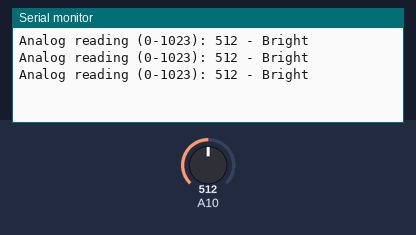
Bench run of a sketch on a simulated Arduino Mega 2560, built with avr-gcc and run on an emulated ATmega2560. Parts: the last lines printed to the serial monitor. The test bench sets the inputs (shaded band); at power-on: A10 = 512.

Above: at 1.3 s.
1.4 s: A10 set to 490
At 1.9 s:
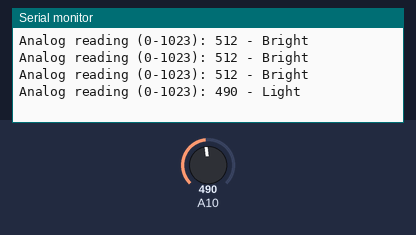
3.5 s: A10 set to 190
At 3.9 s:
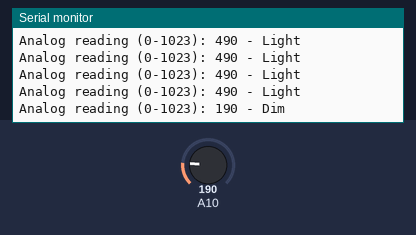
5.5 s: A10 set to 0
At 5.9 s:
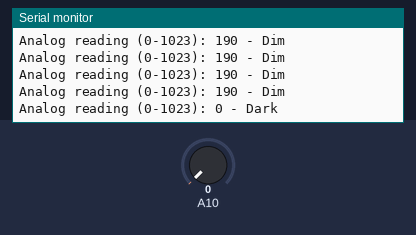
7.5 s: A10 set to 810
At 7.9 s:
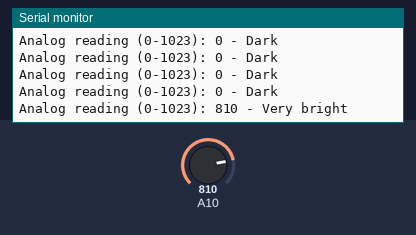

The sketch:

Light_sensor.ino
```cpp
void setup() {
  // Setup serial communication at baudrate 9600 for reading the light sensor
  Serial.begin(9600);
}

void loop() {
  int lightValue = analogRead(A10);  //D4

  // Print out the values to read in the Serial Monitor
  Serial.print("Analog reading (0-1023): ");
  Serial.print(lightValue);

  // Use the value to determine how dark it is
  // (Try tweaking these to make it more accurate)
  if (lightValue < 10) {
    Serial.println(" - Dark");
  } else if (lightValue < 200) {
    Serial.println(" - Dim");
  } else if (lightValue < 500) {
    Serial.println(" - Light");
  } else if (lightValue < 800) {
    Serial.println(" - Bright");
  } else {
    Serial.println(" - Very bright");
  }

  delay(500);
}
```

Measured:
- after the input at 1.4 s, the serial monitor: prints a new line after 0.10 s (image 1)
- after the input at 3.5 s, the serial monitor: prints a new line at once (image 2)
- after the input at 5.5 s, the serial monitor: prints a new line at once (image 3)
- after the input at 7.5 s, the serial monitor: prints a new line at once (image 4)
